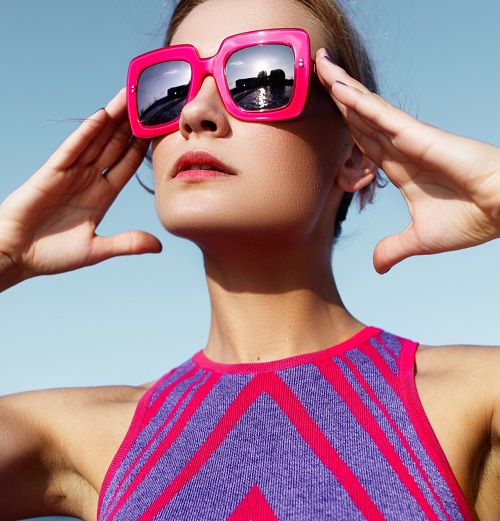
#> input picture U3/test.png, 500 x 521 px, given in place of test.jpg, which was not available
$ python test2.py
#> lines starting #> are read from the running program, lines starting #| are printed output that depends on the picture; pictures that were not available may be replaced by others from this repository, and a replacement may not be noted
import cv2 as cv
import numpy as np
img = cv.imread('./test.jpg',1)
#> img is the input picture: shape (521, 500, 3); mean B, G, R 145.6, 130.3, 164.1
b,g,r = cv.split(img)
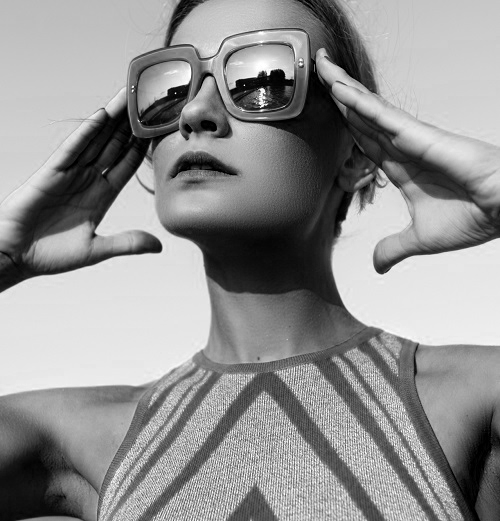
#> b: shape (521, 500); min 0, max 255, mean 145.6
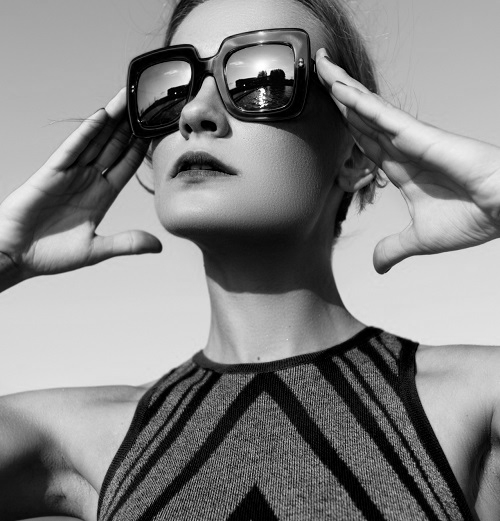
#> g: shape (521, 500); min 0, max 255, mean 130.3
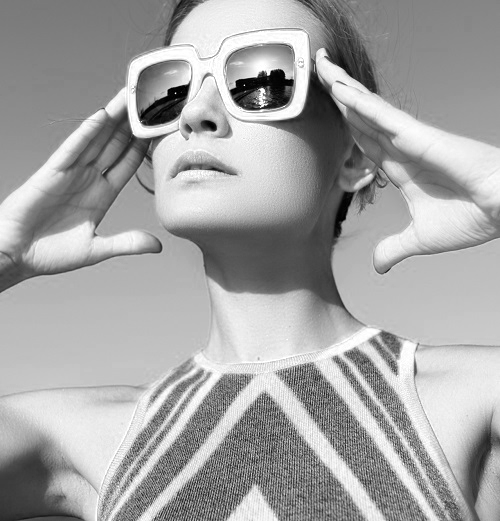
#> r: shape (521, 500); min 0, max 255, mean 164.1
cv.imshow('b1',b)
B2 = b*1.3
B2 = B2.astype(np.uint8)
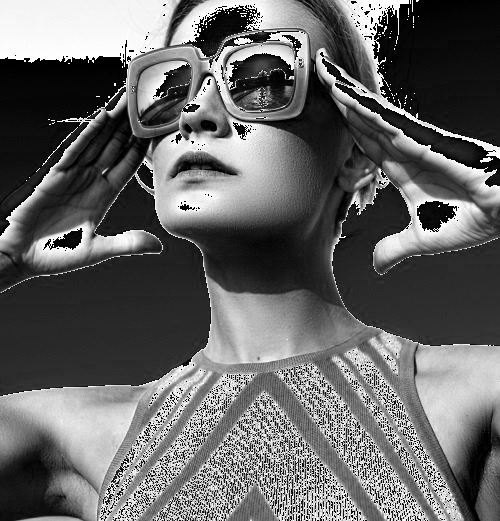
#> B2: shape (521, 500); min 0, max 254, mean 102.2
B2 = B2 % 255
img1 = cv.merge((B2,g))
cv.imshow('img1',B2)
cv.waitKey(0)

$ run again, with U3/cat.jpg saved as U3/test.png
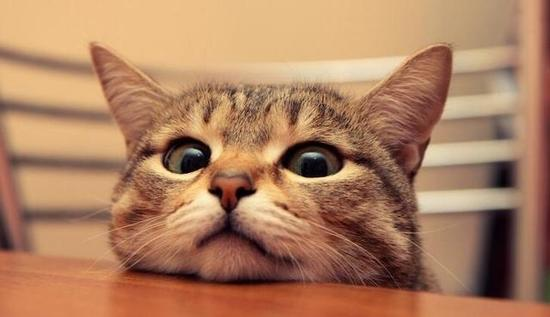
#> input picture U3/cat.jpg, 550 x 317 px, given in place of test.jpg, which was not available
#> img is the input picture: shape (317, 550, 3); mean B, G, R 96.1, 127.7, 173.9
#> `b,g,r = cv.split(img)`:
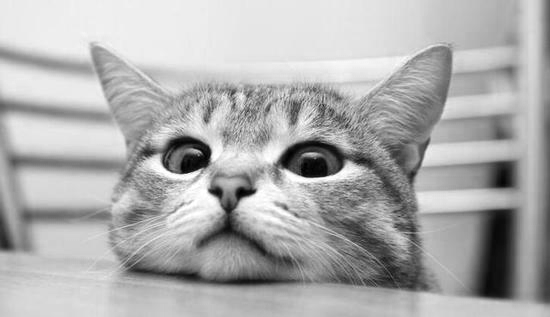
#> r: shape (317, 550); min 0, max 255, mean 173.9
#> `B2 = b*1.3`:
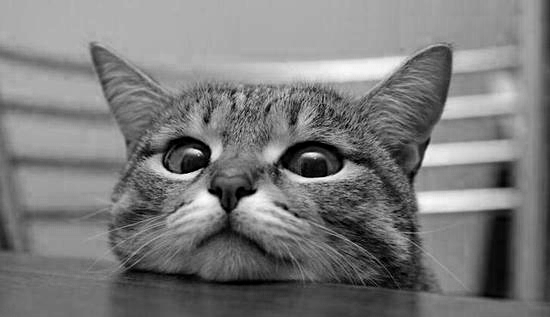
#> B2: shape (317, 550) float64; min 0, max 258.7, mean 124.9; drawn with min black and max white
